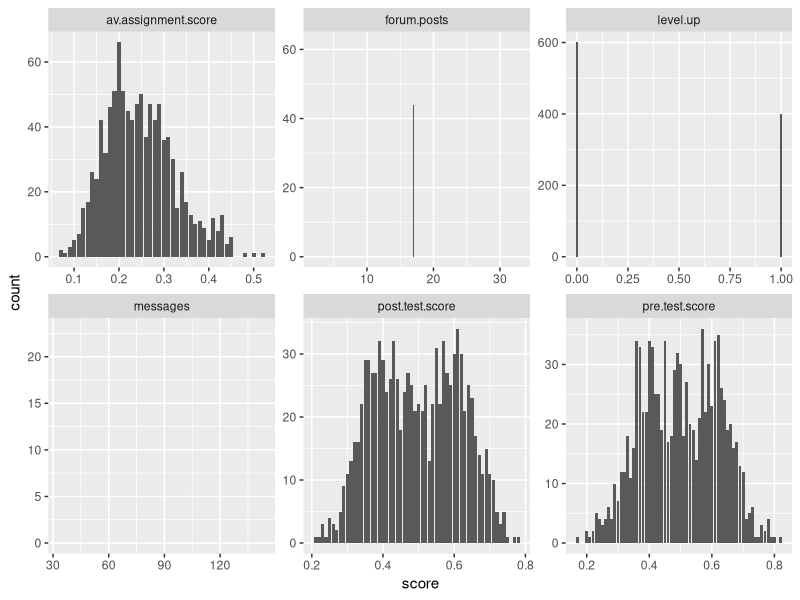
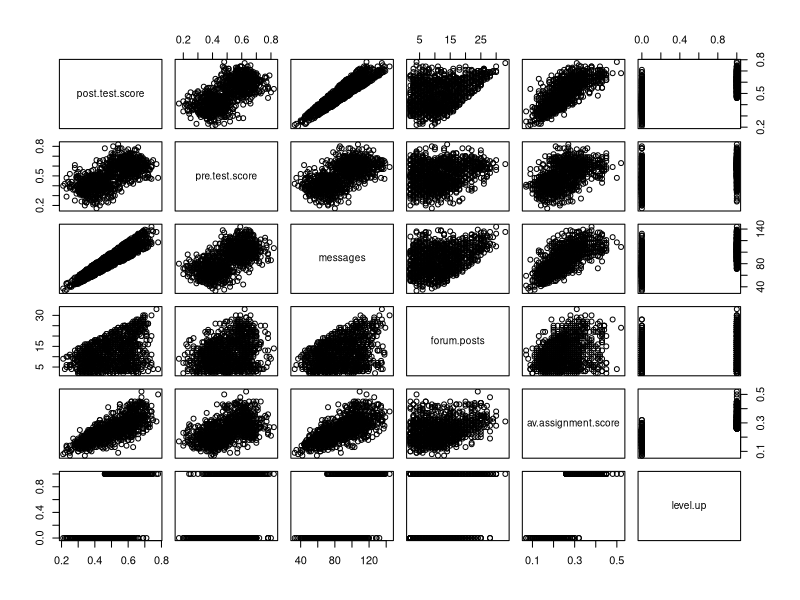
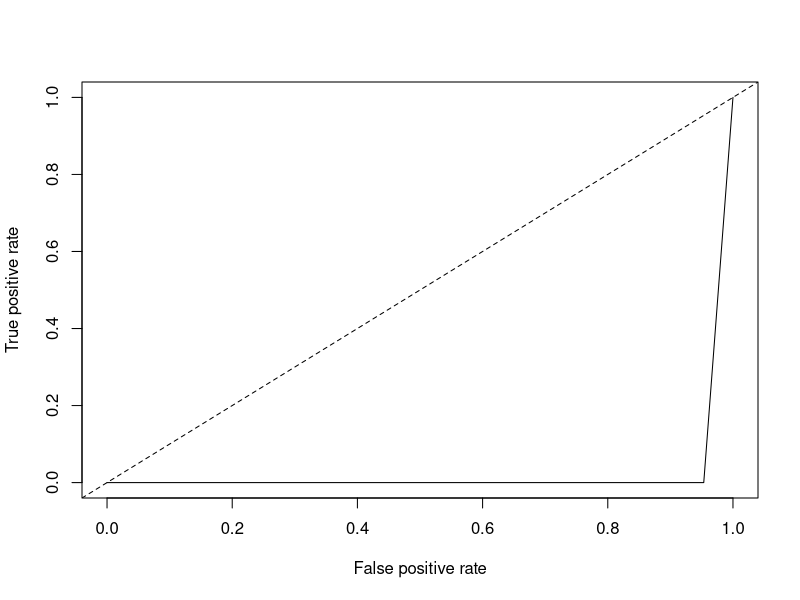

The R script that drew these images, in order:
## ---- chunk 1
D<-read.csv("online.data.csv")

D$level.up<- ifelse(D$level.up == "yes", 1, 0)

D1<-D[-1]

library(dplyr)
library(tidyr)
D2<-gather(D, "measure", "score", 2:7)

## ---- chunk 2
#Start by creating histograms of the distributions for all variables (#HINT: look up "facet" in the ggplot documentation)
library(ggplot2)

ggplot(D2, aes(score)) + facet_wrap(~measure, scales = "free") + geom_histogram(stat = "count")

#I don't know how to use "facet", because it seems that facet need categorical variables.

#Then visualize the relationships between variables
pairs(D1)

#Try to capture an intution about the data and the relationships

## ---- chunk 3
#Create a classification tree that predicts whether a student "levels up" in the online course using three variables of your choice (As we did last time, set all controls to their minimums)

library(rpart)
c.tree1<- rpart(level.up~post.test.score + av.assignment.score + messages, method = "class", data=D, control = rpart.control(minsplit=5))

c.tree2<-prune(c.tree1, cp=0.1)
#Plot and generate a CP table for your tree 
printcp(c.tree1)

post(c.tree1, file = "tree1.ps", title = "level.up")

#Generate a probability value that represents the probability that a student levels up based your classification tree 


D1$pred <- predict(c.tree2, type = "prob")[,1]#Last class we used type = "class" which predicted the classification for us, this time we are using type = "prob" to see the probability that our classififcation is based on.
## ---- chunk 4
library(ROCR)

#Plot the curve
pred.detail <- prediction(D1$pred, D1$level.up) 
plot(performance(pred.detail, "tpr", "fpr")) + abline(0, 1, lty = 2)

#Calculate the Area Under the Curve
unlist(slot(performance(pred.detail,"auc"), "y.values"))#Unlist liberates the AUC value from the "performance" object created by ROCR

#Now repeat this process, but using the variables you did not use for the previous model and compare the plots & results of your two models. Which one do you think was the better model? Why?
## ---- chunk 5
#Look at the ROC plot for your first model. Based on this plot choose a probability threshold that balances capturing the most correct predictions against false positives. Then generate a new variable in your data set that classifies each student according to your chosen threshold.

D1$threshold.pred1 <- 0.9

#Now generate three diagnostics:

D1$accurate<-ifelse(D1$level.up==D1$pred, 1, 0)

D1$TP<-ifelse(D1$level==1&D1$pred==1, 1, 0 )

D1$TN<-ifelse(D1$level==1&D1$pred==0, 1, 0 )

D1$FP<-ifelse(D1$level==0&D1$pred==1, 1, 0 )

D1$FN<-ifelse(D1$level==0&D1$pred==0, 1, 0 )
  
accuracy.model1 <- sum(D1$accurate)/nrow(D1)

precision.model1 <- sum(D1$TP)/(sum(D1$TP)+sum(D1$FP))

recall.model1 <- sum(D1$TP)/(sum(D1$TP)+sum(D1$FN))

#Finally, calculate Kappa for your model according to:

#First generate the table of comparisons
table1 <- table(D1$level.up, D1$threshold.pred1)

#Convert to matrix
matrix1 <- as.matrix(table1)

#Calculate kappa
kappa(matrix1, exact = TRUE)/kappa(matrix1)

#Now choose a different threshold value and repeat these diagnostics. What conclusions can you draw about your two thresholds?
